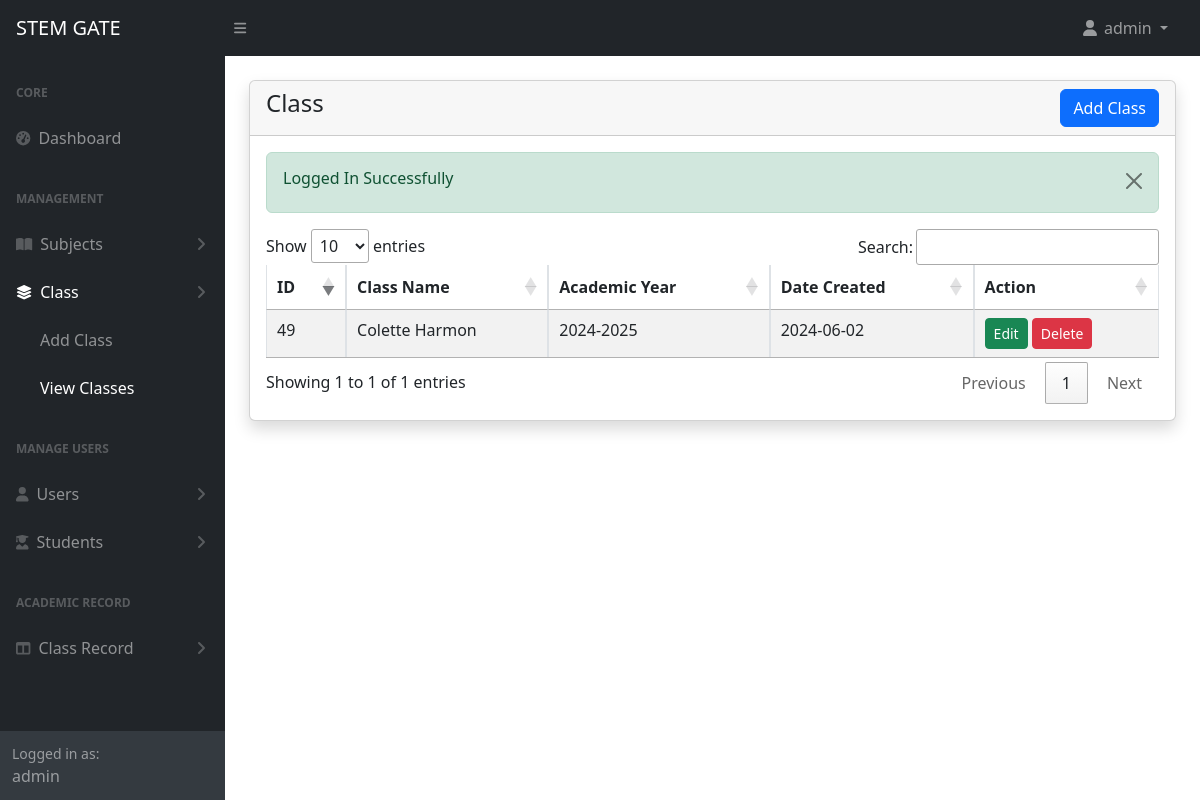
Page /admin/classes.php (signed in) on the earlier database version.
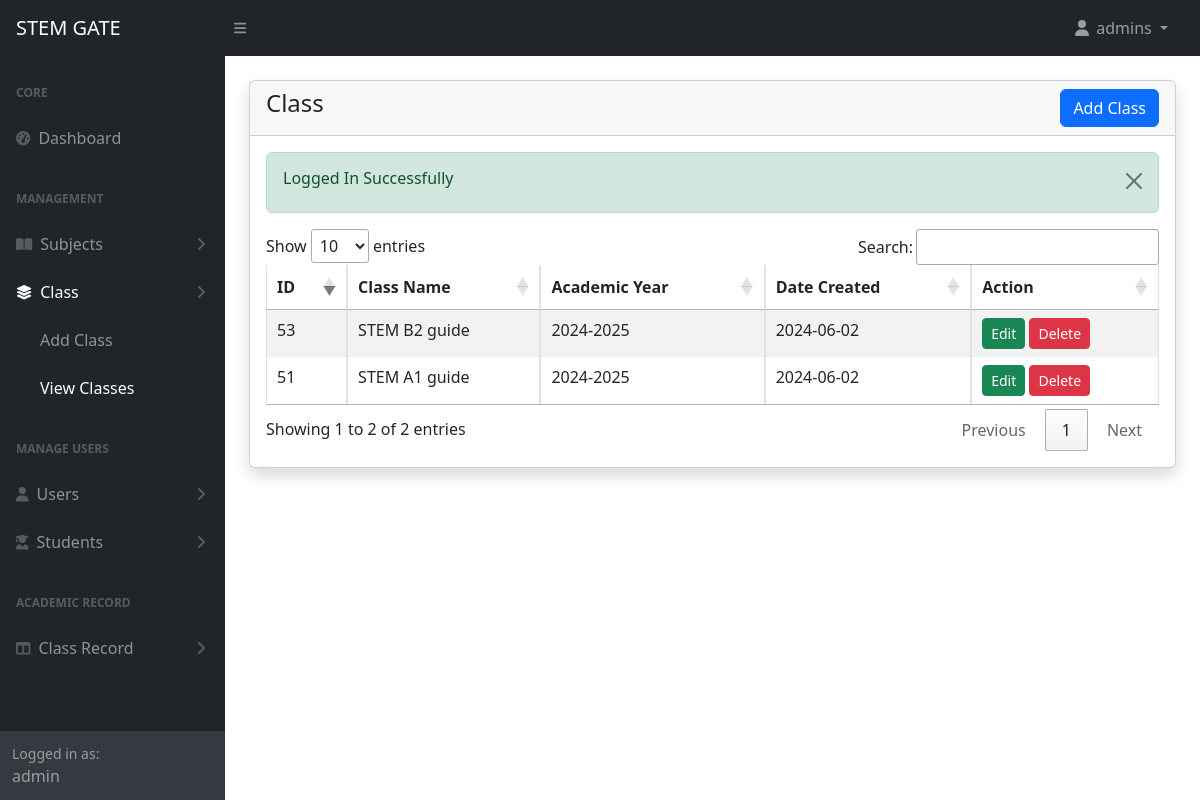
Same page on the later database version.
### tables this page shows
CREATE TABLE `classes` (
  `id` int(11) NOT NULL,
  `name` varchar(255) NOT NULL,
  `academic_year` varchar(255) NOT NULL,
  `subjects` longtext NOT NULL CHECK (json_valid(`subjects`)),
  `created_at` timestamp NOT NULL DEFAULT current_timestamp()
);

### admin/classes.php (the view, shortened to what this page needs)
<?php include('includes/header.php') ?>
<div class="container-fluid px-4">
    <div class="card mt-4 shadow">
        <div class="card-header">
            <h4 class="mb-0">Class
                <a href="classes-create.php" class="btn btn-primary float-end">Add Class</a>
            </h4>
        </div>
        <div class="card-body">
            <?php
            $classes = getAll('classes');
            if (mysqli_num_rows($classes) > 0) {
            ?>
                <div class="table-responsive">
                    <table class="table table-striped table-bordered" id="classes_table">
                        <thead>
                            <tr>
                                <th>ID</th>
                                <th>Class Name</th>
                                <th>Academic Year</th>
                                <th>Date Created</th>
                                <th>Action</th>
                            </tr>
                        </thead>
                        <tbody>
                            <?php foreach ($classes as  $item) : ?>
                                <tr>
                                    <td><?= $item['id'] ?></td>
                                    <td><?= $item['name'] ?></td>
                                    <td><?= $item['academic_year'] ?></td>
                                    <td><?= convertToDateOnly($item['created_at']) ?></td>
                                    <td>
                                        <a href="classes-edit.php?id=<?= $item['id']; ?>" class="btn btn-success btn-sm">Edit</a>
                                        <a href="classes-delete.php?id=<?= $item['id']; ?>" class="btn btn-danger btn-sm" onclick="return confirm('Are you sure you want to delete this data?')">Delete</a>
                                    </td>
                                </tr>
                            <?php endforeach; ?>
                        </tbody>
                    </table>
                </div>
            <?php
            } else {
            ?>
                <h4 class="mb-0">No Record found</h4>
            <?php
            }
            ?>
        </div>
    </div>
</div>
<?php include('includes/footer.php') ?>

### admin/includes/navbar.php (shortened to what this page needs)
<nav class="sb-topnav navbar navbar-expand navbar-dark bg-dark">
    <a class="navbar-brand ps-3" href="index.html">STEM GATE</a>
    <button class="btn btn-link btn-sm order-1 order-lg-0 me-4 me-lg-0" id="sidebarToggle" href="#!"><i class="fas fa-bars"></i></button>
    <ul class="navbar-nav ms-auto ms-md-0 me-3 me-lg-4">
        <li class="nav-item dropdown">
            <a class="nav-link dropdown-toggle" id="navbarDropdown" href="#" role="button" data-bs-toggle="dropdown" aria-expanded="false"><i class="fas fa-user fa-fw"></i>
                <?= $_SESSION['loggedInUser']['name']; ?>
            </a>
        </li>
    </ul>
</nav>

Differences in the rows shown:
removed classes: id "49", name "Colette Harmon", academic_year "2024-2025", created_at "2024-06-02"
added classes: id "51", name "STEM A1 guide", academic_year "2024-2025", created_at "2024-06-02"
added classes: id "53", name "STEM B2 guide", academic_year "2024-2025", created_at "2024-06-02"
Other differences:
$_SESSION['loggedInUser']['name']: "admin" → "admins"
text written by a page script: "Show entries Search: Showing 1 to 1 of 1 entries Previous 1 Next" → "Show entries Search: Showing 1 to 2 of 2 entries Previous 1 Next"
